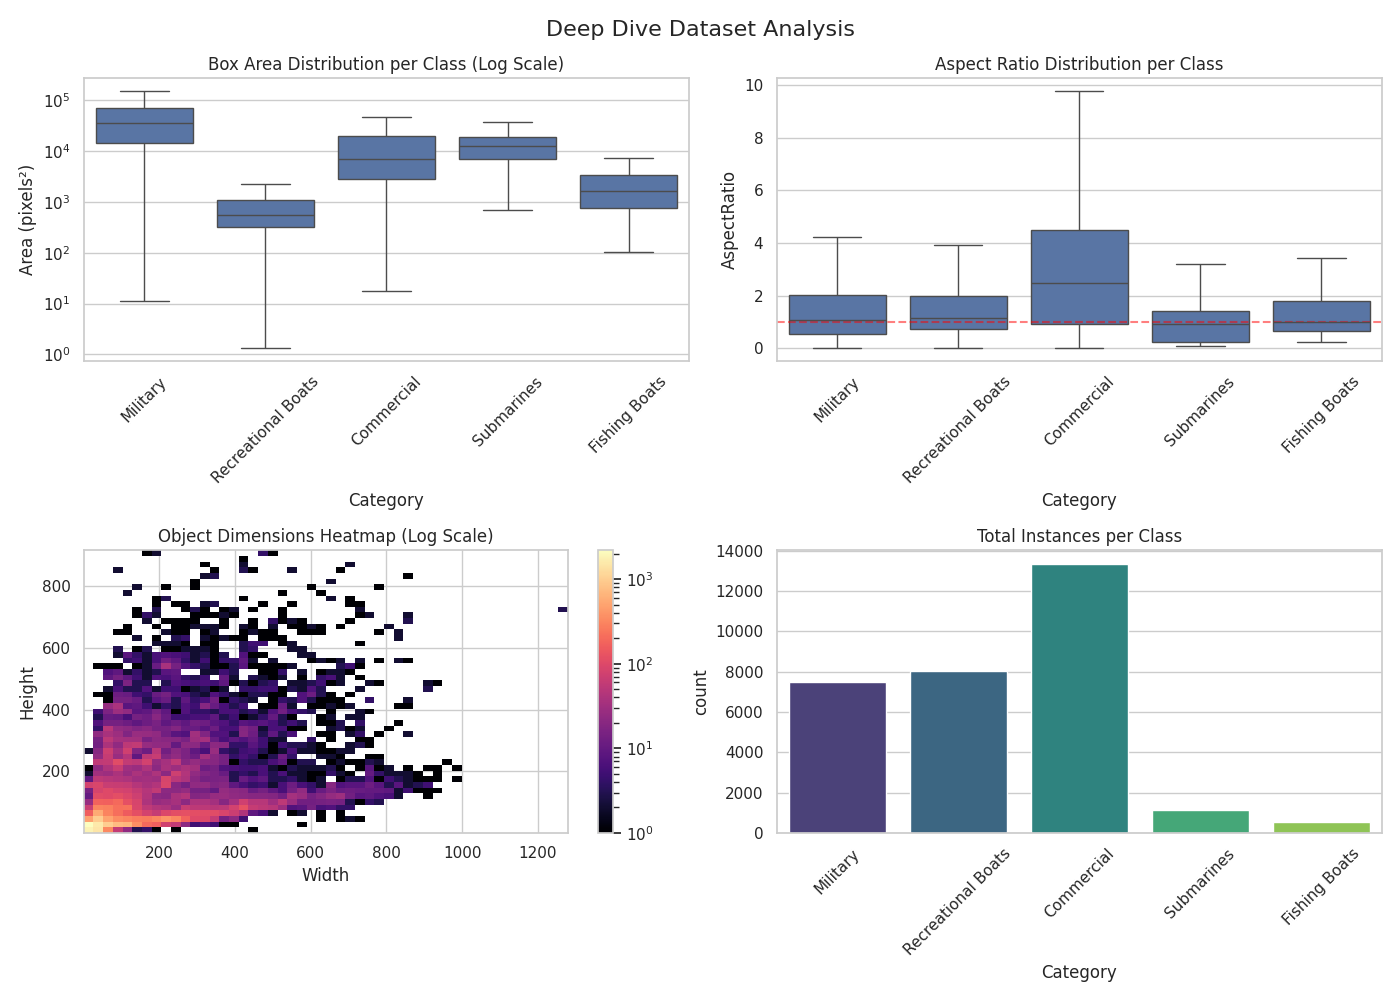

This figure's Python source:
from pycocotools.coco import COCO
import matplotlib.pyplot as plt
import seaborn as sns
import pandas as pd
import numpy as np
import os

# ==== CONFIGURATION ====
JSON_PATH = "/media/gpaps/My Passport/CVRL-GeorgeP/ESA_DATASET/Ships/_Optical/SuperDataset[clusterfucked]/coco_dataset_cleaned.json"

# Thresholds for "Suspicious" Data
MIN_AREA_THRESH = 10  # Pixels^2 (Box area smaller than this is suspicious)
MAX_ASPECT_RATIO = 10  # (Width/Height > 10 is likely a line/glitch)


# =======================

def main():
    coco = COCO(JSON_PATH)

    # 1. Collect Detailed Data
    data = []
    suspicious_tiny = []
    suspicious_ratio = []

    cats = coco.loadCats(coco.getCatIds())
    cat_names = {c['id']: c['name'] for c in cats}

    print("\n🔍 SCANNING FOR ANOMALIES...")

    for ann_id, ann in coco.anns.items():
        w, h = ann['bbox'][2], ann['bbox'][3]
        area = w * h
        ratio = w / h if h > 0 else 0
        img_id = ann['image_id']
        cat_name = cat_names[ann['category_id']]

        # Log Logic
        data.append({
            "Category": cat_name,
            "Width": w,
            "Height": h,
            "Area": area,
            "AspectRatio": ratio
        })

        # Check Anomalies
        if area < MIN_AREA_THRESH:
            suspicious_tiny.append((img_id, ann_id, area, cat_name))

        if ratio > MAX_ASPECT_RATIO or ratio < (1 / MAX_ASPECT_RATIO):
            suspicious_ratio.append((img_id, ann_id, ratio, cat_name))

    df = pd.DataFrame(data)

    # 2. Print Anomaly Report
    print(f"\n⚠️ FOUND {len(suspicious_tiny)} TINY BOXES (Area < {MIN_AREA_THRESH} px²)")
    print("   (Showing first 5 examples)")
    for img, ann, val, cat in suspicious_tiny[:5]:
        img_info = coco.loadImgs(img)[0]
        print(f"   - Image: {img_info['file_name']} | ID: {ann} | Class: {cat} | Area: {val:.2f}")

    print(f"\n⚠️ FOUND {len(suspicious_ratio)} EXTREME ASPECT RATIOS (Ratio > {MAX_ASPECT_RATIO}:1)")
    print("   (Showing first 5 examples)")
    for img, ann, val, cat in suspicious_ratio[:5]:
        img_info = coco.loadImgs(img)[0]
        print(f"   - Image: {img_info['file_name']} | ID: {ann} | Class: {cat} | Ratio: {val:.2f}")

    # 3. Visualization
    sns.set_theme(style="whitegrid")
    fig, axes = plt.subplots(2, 2, figsize=(14, 10))
    fig.suptitle("Deep Dive Dataset Analysis", fontsize=16)

    # Plot A: Box Area per Class (Log Scale)
    sns.boxplot(x="Category", y="Area", data=df, ax=axes[0, 0], showfliers=False)
    axes[0, 0].set_yscale("log")
    axes[0, 0].set_title("Box Area Distribution per Class (Log Scale)")
    axes[0, 0].set_ylabel("Area (pixels²)")
    axes[0, 0].tick_params(axis='x', rotation=45)

    # Plot B: Aspect Ratio per Class
    sns.boxplot(x="Category", y="AspectRatio", data=df, ax=axes[0, 1], showfliers=False)
    axes[0, 1].set_title("Aspect Ratio Distribution per Class")
    axes[0, 1].axhline(1, color='red', linestyle='--', alpha=0.5)
    axes[0, 1].tick_params(axis='x', rotation=45)

    # Plot C: Width vs Height Heatmap (Log Scale)
    # This helps see if we have clusters of specific sizes
    h = axes[1, 0].hist2d(df['Width'], df['Height'], bins=50, norm='log', cmap='magma')
    axes[1, 0].set_title("Object Dimensions Heatmap (Log Scale)")
    axes[1, 0].set_xlabel("Width")
    axes[1, 0].set_ylabel("Height")
    plt.colorbar(h[3], ax=axes[1, 0])

    # Plot D: Instance Count per Class
    sns.countplot(x="Category", data=df, ax=axes[1, 1], palette="viridis")
    axes[1, 1].set_title("Total Instances per Class")
    axes[1, 1].tick_params(axis='x', rotation=45)

    plt.tight_layout()
    plt.savefig("eda_deep_dive2.png")
    print("\n✅ Plots saved to 'eda_deep_dive.png'. Check this image to see class imbalances.")


if __name__ == "__main__":
    main()